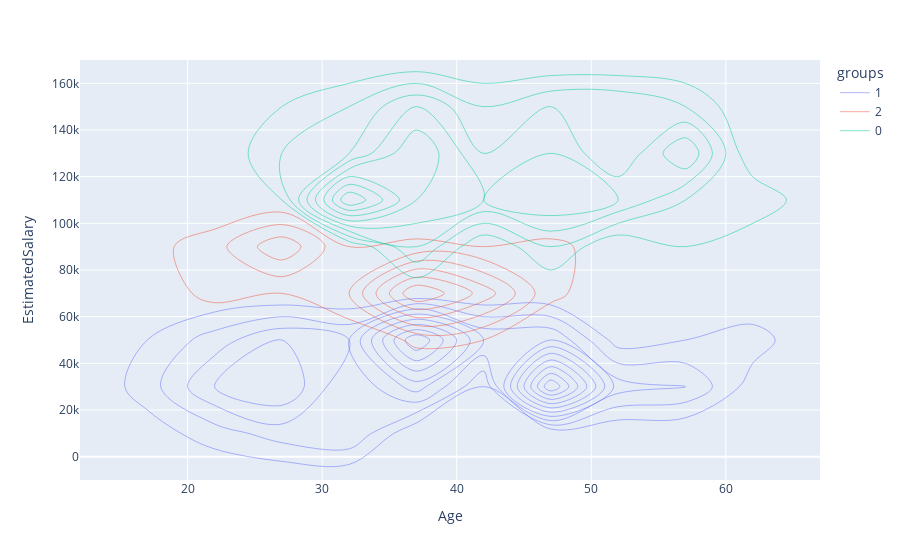

Source (notebook cell):
### Code cell
px.density_contour(
    df,
    x='Age',
    y='EstimatedSalary',
    color='groups'
)

### Figure 1 — Plotly figure (JSON) as saved in the notebook; plotly's stock layout.template omitted (floating-point values rounded to 4 significant figures; data arrays with more than 128 entries replaced by an {"elided": "..."} marker saying what was removed)
{"data": [{"contours": {"coloring": "none"}, "hovertemplate": "groups=1<br>Age=%{x}<br>EstimatedSalary=%{y}<br>count=%{z}<extra></extra>", "legendgroup": "1", "line": {"color": "#636efa"}, "name": "1", "showlegend": true, "type": "histogram2dcontour", "x": {"elided": "148 int values"}, "xaxis": "x", "xbingroup": "x", "y": {"elided": "148 int values"}, "yaxis": "y", "ybingroup": "y"}, {"contours": {"coloring": "none"}, "hovertemplate": "groups=2<br>Age=%{x}<br>EstimatedSalary=%{y}<br>count=%{z}<extra></extra>", "legendgroup": "2", "line": {"color": "#EF553B"}, "name": "2", "showlegend": true, "type": "histogram2dcontour", "x": {"elided": "171 int values"}, "xaxis": "x", "xbingroup": "x", "y": {"elided": "171 int values"}, "yaxis": "y", "ybingroup": "y"}, {"contours": {"coloring": "none"}, "hovertemplate": "groups=0<br>Age=%{x}<br>EstimatedSalary=%{y}<br>count=%{z}<extra></extra>", "legendgroup": "0", "line": {"color": "#00cc96"}, "name": "0", "showlegend": true, "type": "histogram2dcontour", "x": [32, 27, 35, 30, 32, 32, 33, 34, 31, 30, 28, 33, 30, 27, 32, 32, 29, 34, 26, 32, 39, 58, 55, 52, 40, 48, 52, 60, 46, 59, 37, 60, 36, 56, 35, 40, 38, 53, 42, 56, 51, 57, 35, 48, 37, 58, 45, 36, 55, 42, 47, 43, 39, 48, 48, 39, 43, 46, 37, 51, 47, 36, 39, 49, 54, 52, 48, 36, 47, 48, 58, 39, 53, 47, 54, 38, 36, 43, 42, 59, 44], "xaxis": "x", "xbingroup": "x", "y": [150000, 137000, 108000, 135000, 117000, 120000, 113000, 112000, 118000, 116000, 123000, 149000, 107000, 96000, 135000, 100000, 148000, 115000, 118000, 117000, 134000, 101000, 130000, 114000, 142000, 96000, 150000, 108000, 96000, 143000, 144000, 102000, 126000, 133000, 147000, 107000, 112000, 143000, 149000, 104000, 146000, 122000, 97000, 134000, 146000, 95000, 131000, 144000, 125000, 108000, 144000, 133000, 106000, 141000, 138000, 134000, 112000, 117000, 137000, 134000, 113000, 125000, 96000, 141000, 104000, 138000, 131000, 118000, 107000, 119000, 144000, 122000, 104000, 105000, 108000, 113000, 99000, 129000, 104000, 130000, 139000], "yaxis": "y", "ybingroup": "y"}], "layout": {"legend": {"title": {"text": "groups"}, "tracegroupgap": 0}, "margin": {"t": 60}, "xaxis": {"anchor": "y", "domain": [0, 1], "title": {"text": "Age"}}, "yaxis": {"anchor": "x", "domain": [0, 1], "title": {"text": "EstimatedSalary"}}}}
